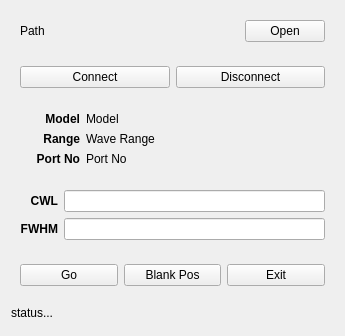
<?xml version="1.0" encoding="UTF-8"?>
<ui version="4.0">
 <class>Widget</class>
 <widget class="QWidget" name="Widget">
  <property name="geometry">
   <rect>
    <x>0</x>
    <y>0</y>
    <width>345</width>
    <height>336</height>
   </rect>
  </property>
  <property name="windowTitle">
   <string>Poly Sample</string>
  </property>
  <layout class="QVBoxLayout" name="verticalLayout">
   <item>
    <widget class="QWidget" name="widget" native="true">
     <layout class="QHBoxLayout" name="horizontalLayout">
      <item>
       <widget class="QLabel" name="lbPath">
        <property name="text">
         <string>Path</string>
        </property>
       </widget>
      </item>
      <item>
       <spacer name="horizontalSpacer">
        <property name="orientation">
         <enum>Qt::Horizontal</enum>
        </property>
        <property name="sizeHint" stdset="0">
         <size>
          <width>40</width>
          <height>20</height>
         </size>
        </property>
       </spacer>
      </item>
      <item>
       <widget class="QPushButton" name="btnPath">
        <property name="text">
         <string>Open</string>
        </property>
       </widget>
      </item>
     </layout>
    </widget>
   </item>
   <item>
    <widget class="QWidget" name="widget_2" native="true">
     <layout class="QHBoxLayout" name="horizontalLayout_2">
      <item>
       <widget class="QPushButton" name="btnConnect">
        <property name="text">
         <string>Connect</string>
        </property>
       </widget>
      </item>
      <item>
       <widget class="QPushButton" name="btnDisconnect">
        <property name="text">
         <string>Disconnect</string>
        </property>
       </widget>
      </item>
     </layout>
    </widget>
   </item>
   <item>
    <widget class="QWidget" name="widget_3" native="true">
     <layout class="QGridLayout" name="gridLayout">
      <item row="1" column="0">
       <widget class="QLabel" name="lbRangeTitle">
        <property name="maximumSize">
         <size>
          <width>60</width>
          <height>16777215</height>
         </size>
        </property>
        <property name="font">
         <font>
          <bold>true</bold>
         </font>
        </property>
        <property name="layoutDirection">
         <enum>Qt::LeftToRight</enum>
        </property>
        <property name="text">
         <string>Range</string>
        </property>
        <property name="alignment">
         <set>Qt::AlignRight|Qt::AlignTrailing|Qt::AlignVCenter</set>
        </property>
       </widget>
      </item>
      <item row="0" column="1">
       <widget class="QLabel" name="lbModel">
        <property name="text">
         <string>Model</string>
        </property>
       </widget>
      </item>
      <item row="1" column="1">
       <widget class="QLabel" name="lbRange">
        <property name="text">
         <string>Wave Range</string>
        </property>
       </widget>
      </item>
      <item row="2" column="0">
       <widget class="QLabel" name="lbPortNoTitle">
        <property name="maximumSize">
         <size>
          <width>60</width>
          <height>16777215</height>
         </size>
        </property>
        <property name="font">
         <font>
          <bold>true</bold>
         </font>
        </property>
        <property name="text">
         <string>Port No</string>
        </property>
        <property name="alignment">
         <set>Qt::AlignRight|Qt::AlignTrailing|Qt::AlignVCenter</set>
        </property>
       </widget>
      </item>
      <item row="0" column="0">
       <widget class="QLabel" name="lbModelTitle">
        <property name="maximumSize">
         <size>
          <width>60</width>
          <height>16777215</height>
         </size>
        </property>
        <property name="font">
         <font>
          <bold>true</bold>
         </font>
        </property>
        <property name="text">
         <string>Model</string>
        </property>
        <property name="alignment">
         <set>Qt::AlignRight|Qt::AlignTrailing|Qt::AlignVCenter</set>
        </property>
       </widget>
      </item>
      <item row="2" column="1">
       <widget class="QLabel" name="lbPortNo">
        <property name="text">
         <string>Port No</string>
        </property>
       </widget>
      </item>
     </layout>
    </widget>
   </item>
   <item>
    <widget class="QWidget" name="widget_5" native="true">
     <layout class="QGridLayout" name="gridLayout_2">
      <item row="0" column="0">
       <widget class="QLabel" name="lbCwlTitle">
        <property name="maximumSize">
         <size>
          <width>60</width>
          <height>16777215</height>
         </size>
        </property>
        <property name="font">
         <font>
          <bold>true</bold>
         </font>
        </property>
        <property name="text">
         <string>CWL</string>
        </property>
        <property name="alignment">
         <set>Qt::AlignRight|Qt::AlignTrailing|Qt::AlignVCenter</set>
        </property>
       </widget>
      </item>
      <item row="0" column="1">
       <widget class="QLineEdit" name="editCwl"/>
      </item>
      <item row="1" column="0">
       <widget class="QLabel" name="lbFwhmTitle">
        <property name="maximumSize">
         <size>
          <width>60</width>
          <height>16777215</height>
         </size>
        </property>
        <property name="font">
         <font>
          <bold>true</bold>
         </font>
        </property>
        <property name="text">
         <string>FWHM</string>
        </property>
        <property name="alignment">
         <set>Qt::AlignRight|Qt::AlignTrailing|Qt::AlignVCenter</set>
        </property>
       </widget>
      </item>
      <item row="1" column="1">
       <widget class="QLineEdit" name="editFwhm"/>
      </item>
     </layout>
    </widget>
   </item>
   <item>
    <widget class="QWidget" name="widget_4" native="true">
     <layout class="QHBoxLayout" name="horizontalLayout_3">
      <item>
       <widget class="QPushButton" name="btnGo">
        <property name="text">
         <string>Go</string>
        </property>
       </widget>
      </item>
      <item>
       <widget class="QPushButton" name="btnBlank">
        <property name="text">
         <string>Blank Pos</string>
        </property>
       </widget>
      </item>
      <item>
       <widget class="QPushButton" name="btnExit">
        <property name="text">
         <string>Exit</string>
        </property>
       </widget>
      </item>
     </layout>
    </widget>
   </item>
   <item>
    <widget class="QLabel" name="lbStatus">
     <property name="text">
      <string>status...</string>
     </property>
    </widget>
   </item>
  </layout>
 </widget>
 <resources/>
 <connections/>
</ui>
